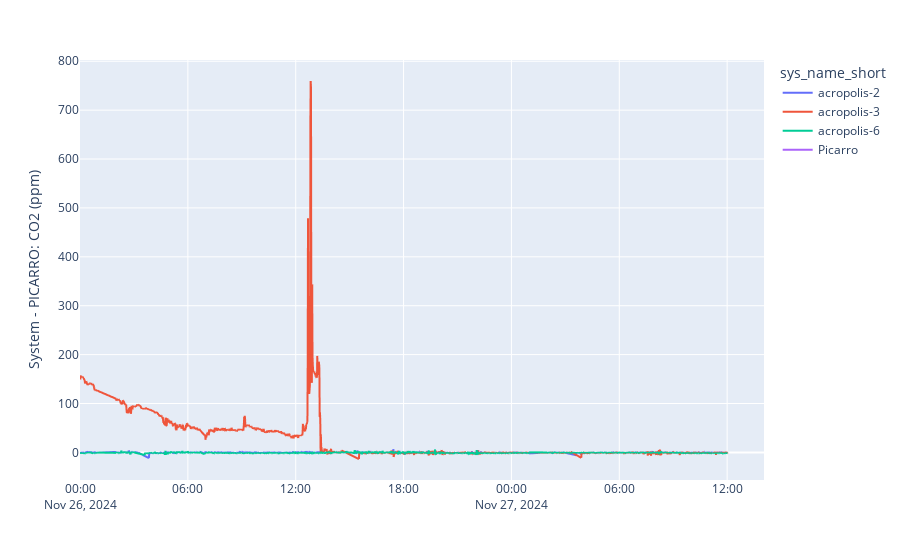

Notebook source saved alongside this figure:
### Code cell
fig = px.line(df_plot, x="creation_timestamp", y="diff", color="sys_name_short")
fig.update_layout(
    yaxis_title='System - PICARRO: CO2 (ppm)',
    xaxis_title='',
    title='',
)
fig.show()

### Figure 1 — Plotly figure (JSON) as saved in the notebook; plotly's stock layout.template omitted (floating-point values rounded to 4 significant figures; data arrays with more than 128 entries replaced by an {"elided": "..."} marker saying what was removed)
{"data": [{"hovertemplate": "sys_name_short=acropolis-2<br>creation_timestamp=%{x}<br>diff=%{y}<extra></extra>", "legendgroup": "acropolis-2", "line": {"color": "#636efa", "dash": "solid"}, "marker": {"symbol": "circle"}, "mode": "lines", "name": "acropolis-2", "showlegend": true, "type": "scattergl", "x": {"elided": "2076 str values"}, "xaxis": "x", "y": {"elided": "2076 float values"}, "yaxis": "y"}, {"hovertemplate": "sys_name_short=acropolis-3<br>creation_timestamp=%{x}<br>diff=%{y}<extra></extra>", "legendgroup": "acropolis-3", "line": {"color": "#EF553B", "dash": "solid"}, "marker": {"symbol": "circle"}, "mode": "lines", "name": "acropolis-3", "showlegend": true, "type": "scattergl", "x": {"elided": "2046 str values"}, "xaxis": "x", "y": {"elided": "2046 float values"}, "yaxis": "y"}, {"hovertemplate": "sys_name_short=acropolis-6<br>creation_timestamp=%{x}<br>diff=%{y}<extra></extra>", "legendgroup": "acropolis-6", "line": {"color": "#00cc96", "dash": "solid"}, "marker": {"symbol": "circle"}, "mode": "lines", "name": "acropolis-6", "showlegend": true, "type": "scattergl", "x": {"elided": "2112 str values"}, "xaxis": "x", "y": {"elided": "2112 float values"}, "yaxis": "y"}, {"hovertemplate": "sys_name_short=Picarro<br>creation_timestamp=%{x}<br>diff=%{y}<extra></extra>", "legendgroup": "Picarro", "line": {"color": "#ab63fa", "dash": "solid"}, "marker": {"symbol": "circle"}, "mode": "lines", "name": "Picarro", "showlegend": true, "type": "scattergl", "x": {"elided": "2162 str values"}, "xaxis": "x", "y": {"elided": "2162 null values"}, "yaxis": "y"}], "layout": {"legend": {"title": {"text": "sys_name_short"}, "tracegroupgap": 0}, "margin": {"t": 60}, "title": {"text": ""}, "xaxis": {"anchor": "y", "domain": [0, 1], "title": {"text": ""}}, "yaxis": {"anchor": "x", "domain": [0, 1], "title": {"text": "System - PICARRO: CO2 (ppm)"}}}}
